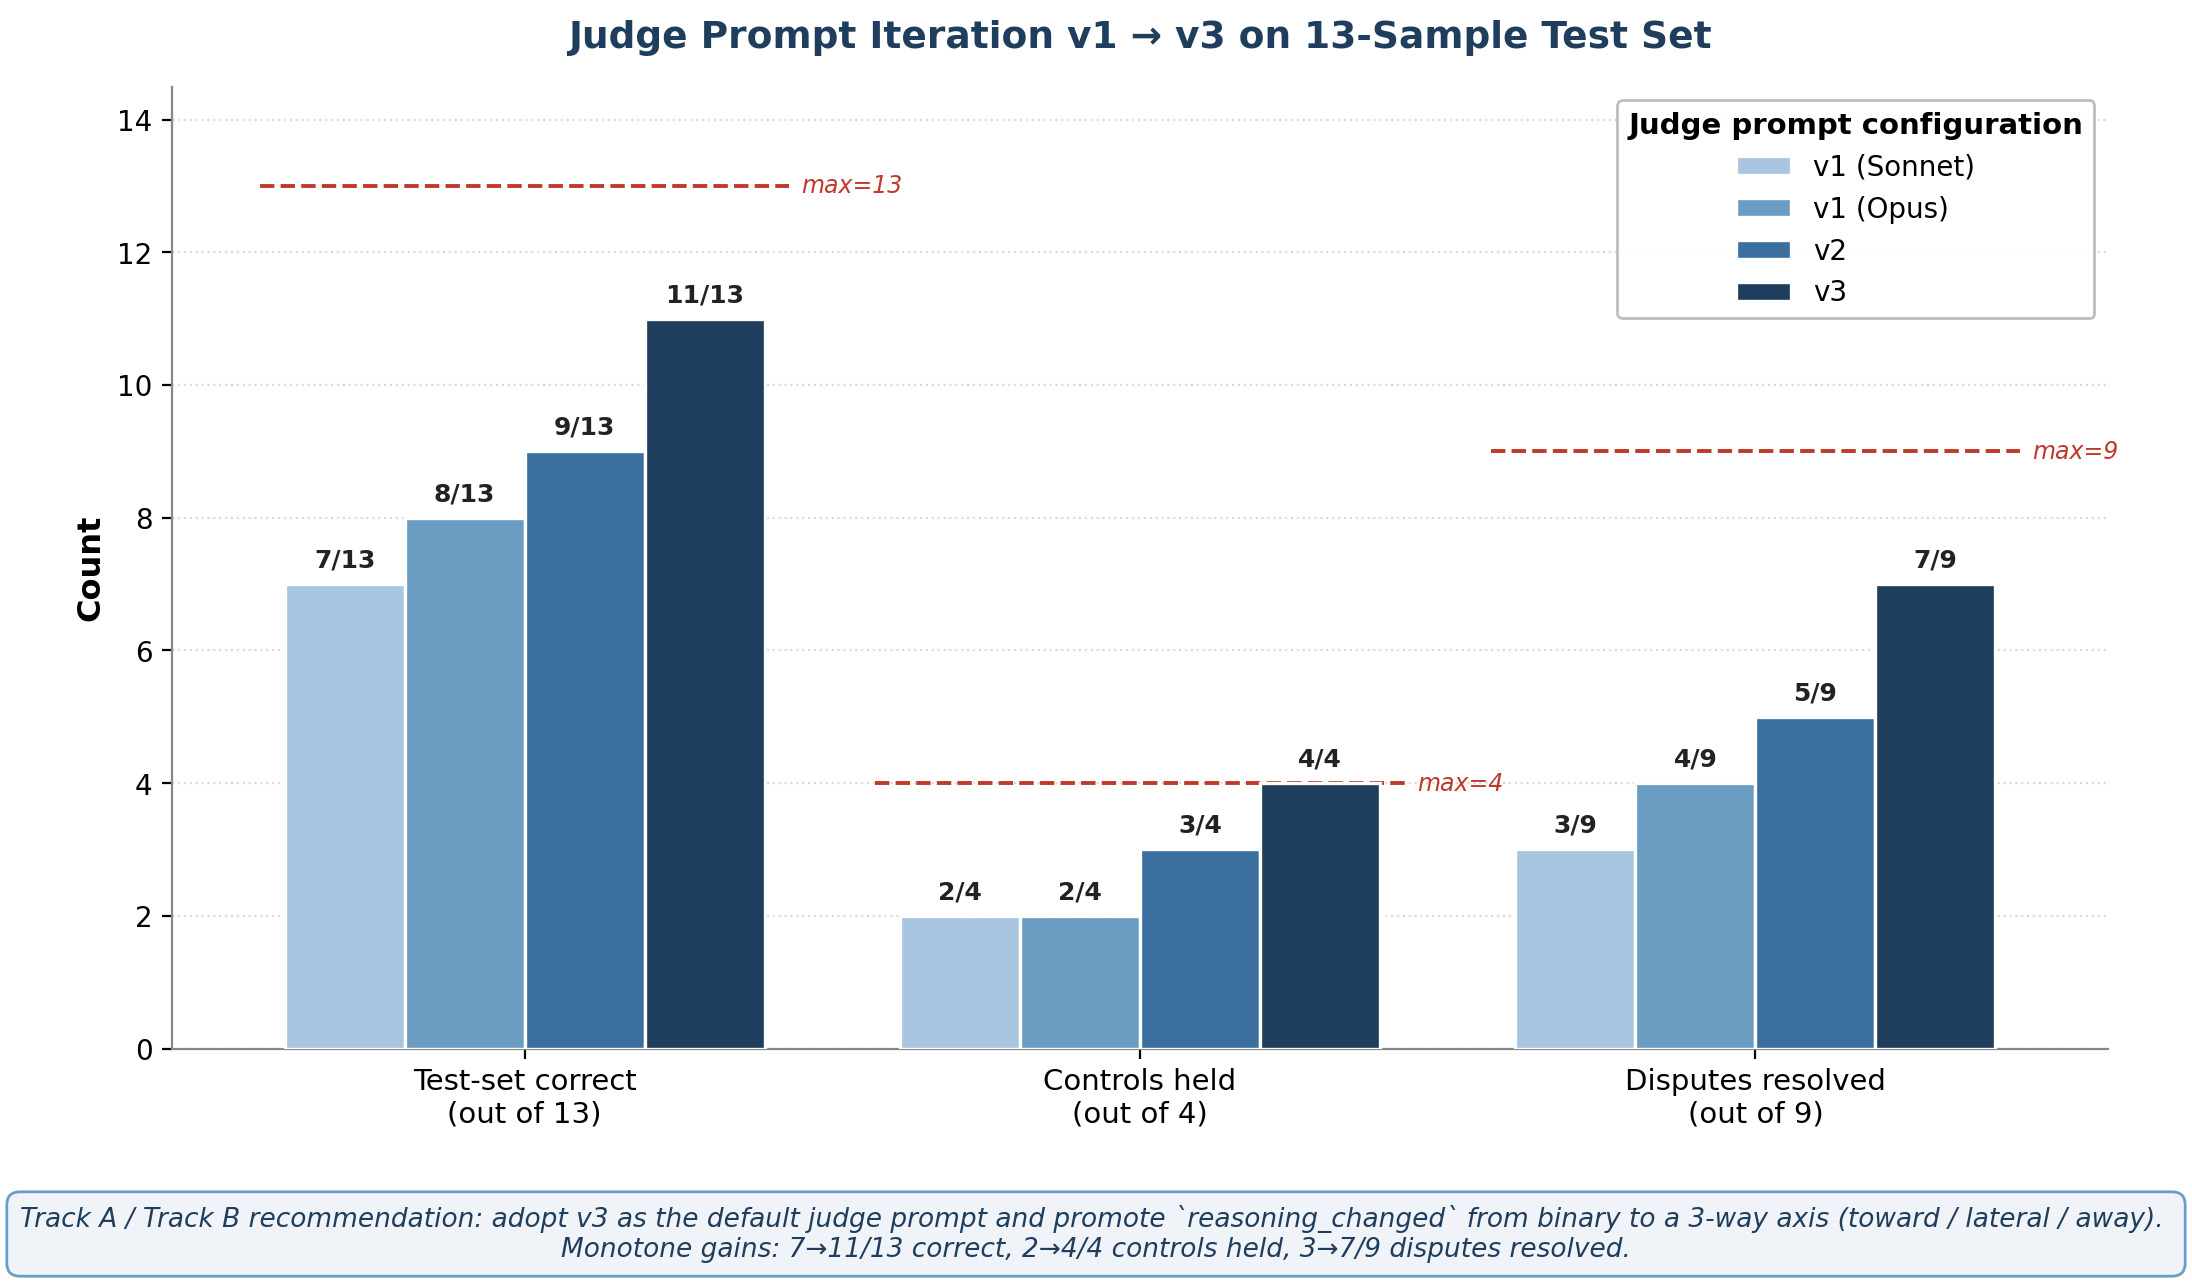

The Python source for this figure:
"""
fig_008: Judge Prompt Iteration v1 -> v3 on 13-Sample Test Set
Grouped bar chart comparing four configurations on three metrics.
Source: Facts S8.9 / CCG_JUDGE_PROMPT_ITERATION.md S6
"""

import matplotlib.pyplot as plt
import numpy as np
from matplotlib.patches import FancyBboxPatch

# Configurations and metrics
configs = ['v1 (Sonnet)', 'v1 (Opus)', 'v2', 'v3']
metrics = ['Test-set correct\n(out of 13)',
           'Controls held\n(out of 4)',
           'Disputes resolved\n(out of 9)']

# Monotone progression to v3 = (11, 4, 7) per spec
# v1 Sonnet -> v1 Opus -> v2 -> v3
data = np.array([
    [7,  2, 3],   # v1 Sonnet
    [8,  2, 4],   # v1 Opus
    [9,  3, 5],   # v2
    [11, 4, 7],   # v3
])

# Reference lines per metric
max_vals = [13, 4, 9]

# Professional color palette - sequential blue/teal for iteration progress
config_colors = ['#A8C5E0', '#6B9DC2', '#3A6FA0', '#1F3D5C']

fig, ax = plt.subplots(figsize=(11, 6.5), dpi=200)
fig.patch.set_facecolor('white')
ax.set_facecolor('white')

n_metrics = len(metrics)
n_configs = len(configs)
group_width = 0.78
bar_width = group_width / n_configs

x = np.arange(n_metrics)

# Plot grouped bars
for i, (cfg, color) in enumerate(zip(configs, config_colors)):
    offsets = x - group_width/2 + (i + 0.5) * bar_width
    values = data[i]
    bars = ax.bar(offsets, values, bar_width,
                  label=cfg, color=color,
                  edgecolor='white', linewidth=1.2, zorder=3)
    # value labels (n/max)
    for j, (b, v) in enumerate(zip(bars, values)):
        ax.text(b.get_x() + b.get_width()/2, v + 0.18,
                f'{v}/{max_vals[j]}',
                ha='center', va='bottom',
                fontsize=9, fontweight='bold',
                color='#222222', zorder=4)

# Reference lines per metric group (max achievable)
for j, mx in enumerate(max_vals):
    x_left  = x[j] - group_width/2 - 0.04
    x_right = x[j] + group_width/2 + 0.04
    ax.hlines(mx, x_left, x_right, colors='#C0392B',
              linestyles='--', linewidth=1.4, zorder=2)
    ax.text(x_right + 0.02, mx, f'max={mx}',
            va='center', ha='left',
            fontsize=8.5, color='#C0392B', style='italic', zorder=5)

# Axes styling
ax.set_xticks(x)
ax.set_xticklabels(metrics, fontsize=10.5)
ax.set_ylabel('Count', fontsize=11.5, fontweight='bold')
ax.set_ylim(0, 14.5)
ax.set_yticks(range(0, 15, 2))
ax.tick_params(axis='y', labelsize=10)
ax.tick_params(axis='x', labelsize=10.5)

# Grid + spines
ax.yaxis.grid(True, linestyle=':', color='#CCCCCC', alpha=0.7, zorder=1)
ax.set_axisbelow(True)
for spine in ['top', 'right']:
    ax.spines[spine].set_visible(False)
for spine in ['left', 'bottom']:
    ax.spines[spine].set_color('#888888')

# Title
ax.set_title('Judge Prompt Iteration v1 → v3 on 13-Sample Test Set',
             fontsize=13.5, fontweight='bold', pad=14, color='#1F3D5C')

# Legend
leg = ax.legend(title='Judge prompt configuration',
                loc='upper right', bbox_to_anchor=(1.0, 1.0),
                fontsize=10, title_fontsize=10.5,
                frameon=True, framealpha=0.95, edgecolor='#BBBBBB')
leg.get_title().set_fontweight('bold')

# Recommendation caption box at bottom
caption = (
    "Track A / Track B recommendation: adopt v3 as the default judge prompt and promote "
    "`reasoning_changed` from binary to a 3-way axis "
    "(toward / lateral / away).  Monotone gains: 7→11/13 correct, 2→4/4 controls held, 3→7/9 disputes resolved."
)
fig.text(0.5, 0.015, caption,
         ha='center', va='bottom',
         fontsize=9.5, color='#1F3D5C',
         style='italic', wrap=True,
         bbox=dict(boxstyle='round,pad=0.5',
                   facecolor='#F0F4F8',
                   edgecolor='#6B9DC2',
                   linewidth=1))

plt.subplots_adjust(left=0.08, right=0.96, top=0.92, bottom=0.18)

out_path = '/home/wangni/notion-figures/ccg-benchmark-grounded-reasoning-vs-rationalization-in-class/fig_008.png'
plt.savefig(out_path, dpi=200, bbox_inches='tight', facecolor='white')
plt.close()
print(f'Saved: {out_path}')
